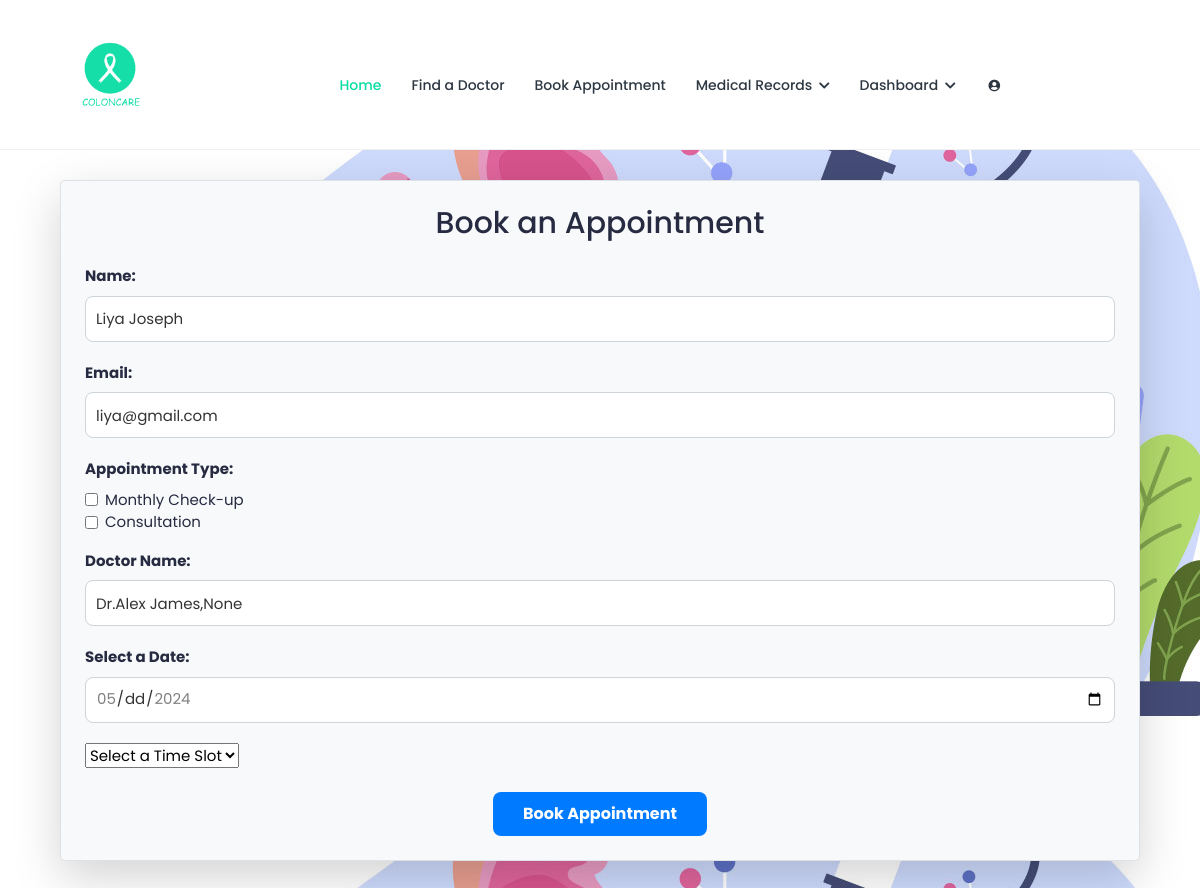
Before: /book-appointment/24/ (signed in) with the older database file.
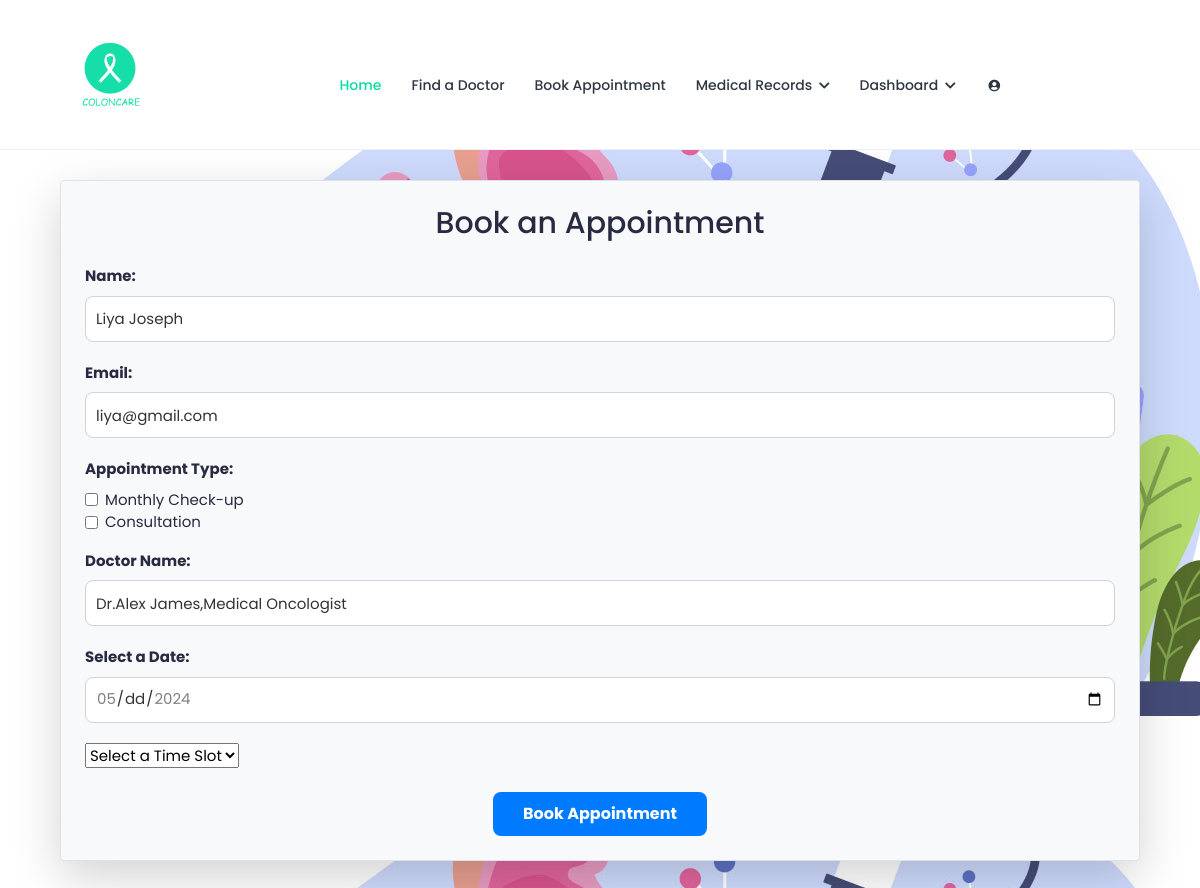
After: the same page with the newer database file.
### doctor/models.py (models this page shows)
class Docprofile(models.Model):
    user = models.OneToOneField(User, on_delete=models.CASCADE)
    name = models.CharField(max_length=100, null=True, blank=True)
    email = models.EmailField(max_length=255, null=True, blank=True)
    profile_pic = models.ImageField(upload_to='profile_pics/', null=True, blank=True)
    fname = models.CharField(max_length=100, null=True, blank=True)
    lname = models.CharField(max_length=100, null=True, blank=True)
    phone = models.CharField(max_length=100, null=True, blank=True)
    gender = models.CharField(max_length=50, choices=[('Male', 'Male'), ('Female', 'Female'),('Others', 'Others')],null=True, blank=True)
    dob = models.CharField(max_length=100, null=True, blank=True)
    add1 = models.CharField(max_length=100, null=True, blank=True)
    add2 = models.CharField(max_length=100, null=True, blank=True)
    city = models.CharField(max_length=100, null=True, blank=True)
    state = models.CharField(max_length=100, null=True, blank=True)
    country = models.CharField(max_length=100, null=True, blank=True)
    postalcode = models.CharField(max_length=100, null=True, blank=True)
    services = models.TextField( null=True, blank=True)
    about = models.TextField(null=True, blank=True)
    degree= models.CharField(max_length=100, null=True, blank=True)
    college = models.TextField(null=True, blank=True)
    cyear=models.CharField(max_length=100, null=True, blank=True)
    hospital_name= models.TextField( null=True, blank=True)
    from_date=models.CharField(max_length=100, null=True, blank=True)
    to_date=models.CharField(max_length=100, null=True, blank=True)
    award = models.TextField(null=True, blank=True)
    ayear=models.CharField(max_length=100, null=True, blank=True)
    specialist = models.ForeignKey(Specialization, on_delete=models.CASCADE,  null=True, blank=True)  # Reference to the category
    reset_password=models.CharField(max_length=128,null=True,blank=True)

class Specialization(models.Model):
    specialization_name = models.CharField(max_length=100)
    status = models.BooleanField(default=False)
    def __str__(self):
        return self.specialization_name

### doctor/views.py (the view)
# urls.py: path('book-appointment/<int:doc_id>/', views.book_appointment, name='book_appointment'),
def book_appointment(request, doc_id):
    selected_doctor = Docprofile.objects.get(pk=doc_id)
    cuser=request.user
    uprofile=UserProfile.objects.get(user=cuser)
    print(uprofile)
    if request.method == 'POST':
        email = request.POST.get('email')
        appointment_type = request.POST.get('appointment_type')
        reason = request.POST.get('reason')
        appointment_date = request.POST.get('appointment_date')
        appointment_time = request.POST.get('appointment_time')
        if email and appointment_type and appointment_date and appointment_time:
            user_profile = UserProfile.objects.get(email=email)  # Assuming email is the field in UserProfile model
            if Appointments.objects.filter(name=user_profile, appointment_date=appointment_date, appointment_time=appointment_time).exists():
                messages.error(request, 'You have already booked an appointment at this time slot.')
                return HttpResponseRedirect(reverse('book_appointment', args=[doc_id]))
            if Appointments.objects.filter(doctor=selected_doctor, appointment_date=appointment_date, appointment_time=appointment_time).exists():
                messages.error(request, 'The selected time slot is already booked for this doctor.')
                return HttpResponseRedirect(reverse('book_appointment', args=[doc_id]))
            if LeaveRequest.objects.filter(doctor_name=selected_doctor, start_date__lte=appointment_date, end_date__gte=appointment_date, status='approved').exists():
                messages.error(request, 'The doctor is on leave on the selected date.')
                return HttpResponseRedirect(reverse('book_appointment', args=[doc_id]))
            appointment = Appointments(
                name=uprofile,
                email=email,
                appointment_type=appointment_type,
                reason=reason,
                doctor=selected_doctor,
                appointment_date=appointment_date,
                appointment_time=appointment_time
            )
            appointment.save()
            return redirect('payment_confirm')
        else:
            messages.error(request, 'Please fill out all required fields.')
            return HttpResponseRedirect(reverse('book_appointment', args=[doc_id]))
    else:
        doctor_id = request.GET.get('doctor_id')
        appointment_date = request.GET.get('appointment_date')
        if doctor_id and appointment_date:
            booked_slots = Appointments.objects.filter(doctor_id=doctor_id, appointment_date=appointment_date).values_list('appointment_time', flat=True)
            booked_slots = [slot.strftime('%H:%M') for slot in booked_slots]  # Convert appointment_time to HH:MM format
        else:
            booked_slots = []
        available_slots = []
        start_time = datetime.strptime('09:00', '%H:%M')  # Assuming appointments start at 09:00
        end_time = datetime.strptime('17:00', '%H:%M')    # Assuming appointments end at 17:00
        delta = timedelta(minutes=30)  # Assuming appointments are in 30-minute intervals
        current_time = start_time
        while current_time <= end_time:
            slot = current_time.strftime('%H:%M')
            if slot not in booked_slots:
                available_slots.append(slot)
            current_time += delta
        return render(request, 'patient/bookappointment.html', {'selected_doctor': selected_doctor, 'available_slots': available_slots})

### doctor/models.py (called while the page is built)
    def __str__(self):
        return self.name

### templates/patient/bookappointment.html (shortened to what this page needs)
{% load static %}
<!DOCTYPE html>
<html lang="en">
<head>
	<link rel="stylesheet" href="{% static 'assets/css/bootstrap.min.css'%}">
	<link rel="stylesheet" href="{% static 'assets/plugins/fontawesome/css/fontawesome.min.css'%}">
	<link rel="stylesheet" href="{% static 'assets/plugins/fontawesome/css/all.min.css'%}">
	<link rel="stylesheet" href="{% static 'assets/css/style.css'%}">
</head>
<div class="main-wrapper">
	<header class="header">
		<nav class="navbar navbar-expand-lg header-nav" style="padding-right:200px;">
			<div class="navbar-header">
				<a href="index-2.html" class="navbar-brand logo">
					<img src="{% static 'assets/img/logo.png' %}" class="img-fluid" alt="Logo">
				</a>
			</div>
			<div class="main-menu-wrapper">
				<ul class="main-nav">
					<li class="active">
						<a href="{% url 'basepatient' %}">Home</a>
					</li>
					<li class="main-nav">
						<a href="{% url 'finddoctor' %}">Find a Doctor</a>
					</li>
					<li class="main-nav">
						<a href="{% url 'finddoctor' %}">Book Appointment</a>
					</li>
					<li class="has-submenu">
								<a href="#">Medical Records <i class="fas fa-chevron-down"></i></a>
							</li>
							<li class="has-submenu">
								<a href="#">Dashboard <i class="fas fa-chevron-down"></i></a>
							</li>
					{% if user.is_authenticated %}
					<li class="has-submenu">
						<a href="#"><i class="fa fa-user-circle"></i></a>
					</li>
					{% else %}
					<li><a href="{% url 'login_page' %}">Login</a></li>
					{% endif %}
						</ul>
			</div>
		</nav>
	</header>
<body>
    <div class="container">
        <form method="POST" class="needs-validation p-4 border rounded shadow-lg bg-light" novalidate>
            <h2 class="mb-4 text-center">Book an Appointment</h2>
<div class="mb-3">
    <label for="name" class="form-label">Name:</label>
    <input type="text" class="form-control" id="name" name="name" value="{{ user.userprofile.name }}" required>
</div>
            <div class="mb-3">
                <label for="email" class="form-label">Email:</label>
                <input type="email" class="form-control" id="email" name="email" value="{{ user.email }}" required>
            </div>
            <div class="mb-3">
                <label class="form-label">Appointment Type:</label>
                <div class="form-check">
                    <input class="form-check-input" type="checkbox" id="monthlyCheckup" name="appointment_type" value="monthlyCheckup">
                    <label class="form-check-label" for="monthlyCheckup">Monthly Check-up</label>
                </div>
                <div class="form-check">
                    <input class="form-check-input" type="checkbox" id="consultation" name="appointment_type" value="consultation">
                    <label class="form-check-label" for="consultation">Consultation</label>
                </div>
            </div>
            <div class="mb-3">
                <label for="doctor" class="form-label">Doctor Name:</label>
                <input type="text" class="form-control" id="doctor" name="doctor" value="Dr.{{ selected_doctor.name }},{{ selected_doctor.specialist }}" required>
            </div>
            <div class="mb-3">
                <label for="appdate" class="form-label">Select a Date:</label>
                <input type="date" class="form-control" name="appointment_date" id="appdate" required>
            </div>
            <select class="form-select" name="appointment_time" id="appointment_time" required>
                <option value="" disabled selected>Select a Time Slot</option>
            </select>
            <div class="text-center">
                <button type="submit" class="btn btn-primary mt-4">Book Appointment</button>
            </div>
        </form>
    </div>
</body>
</html>

Changed rows visible on the page:
changed Docprofile: doctor "Dr.Alex James,None" → "Dr.Alex James,Medical Oncologist"
